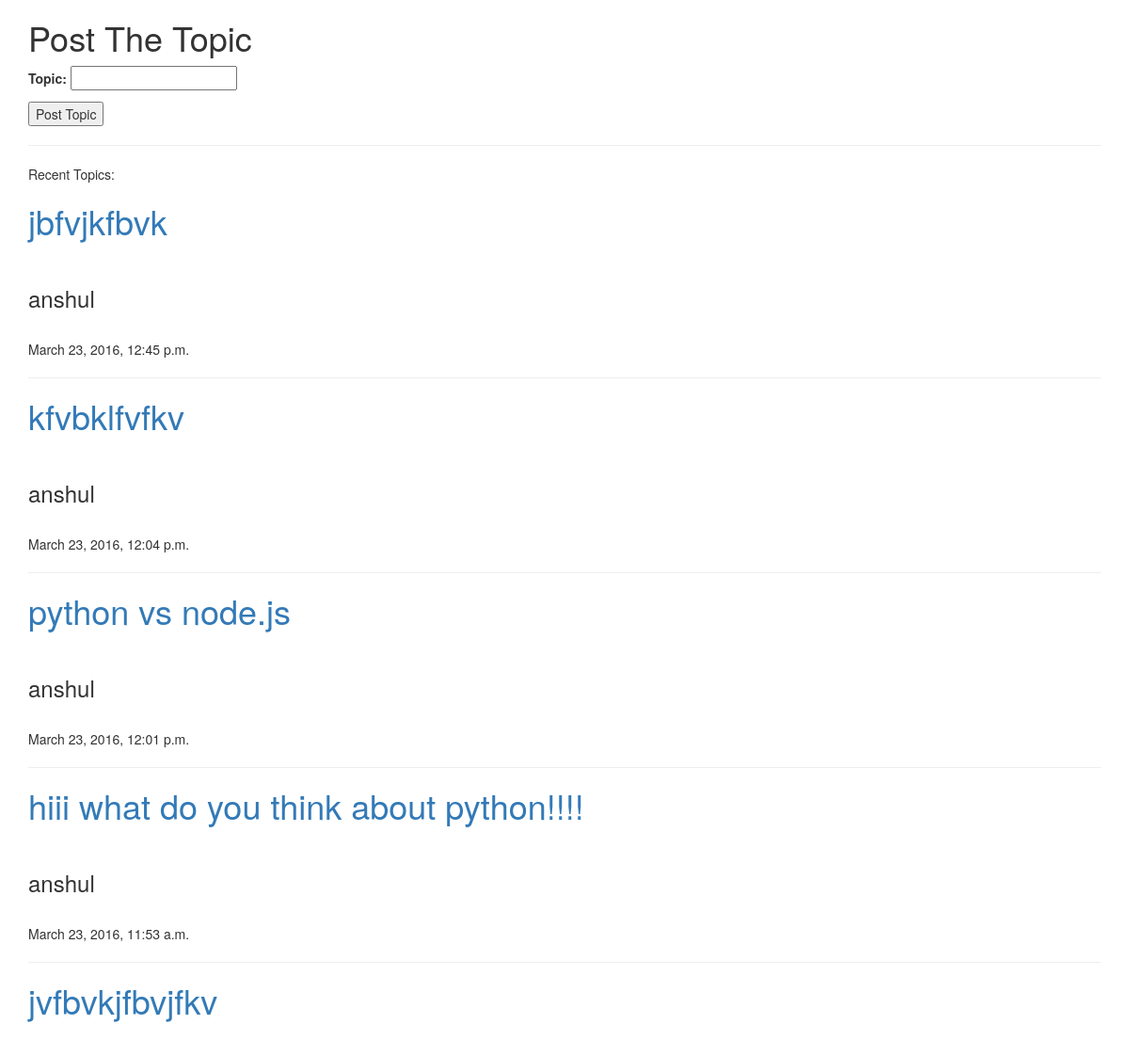
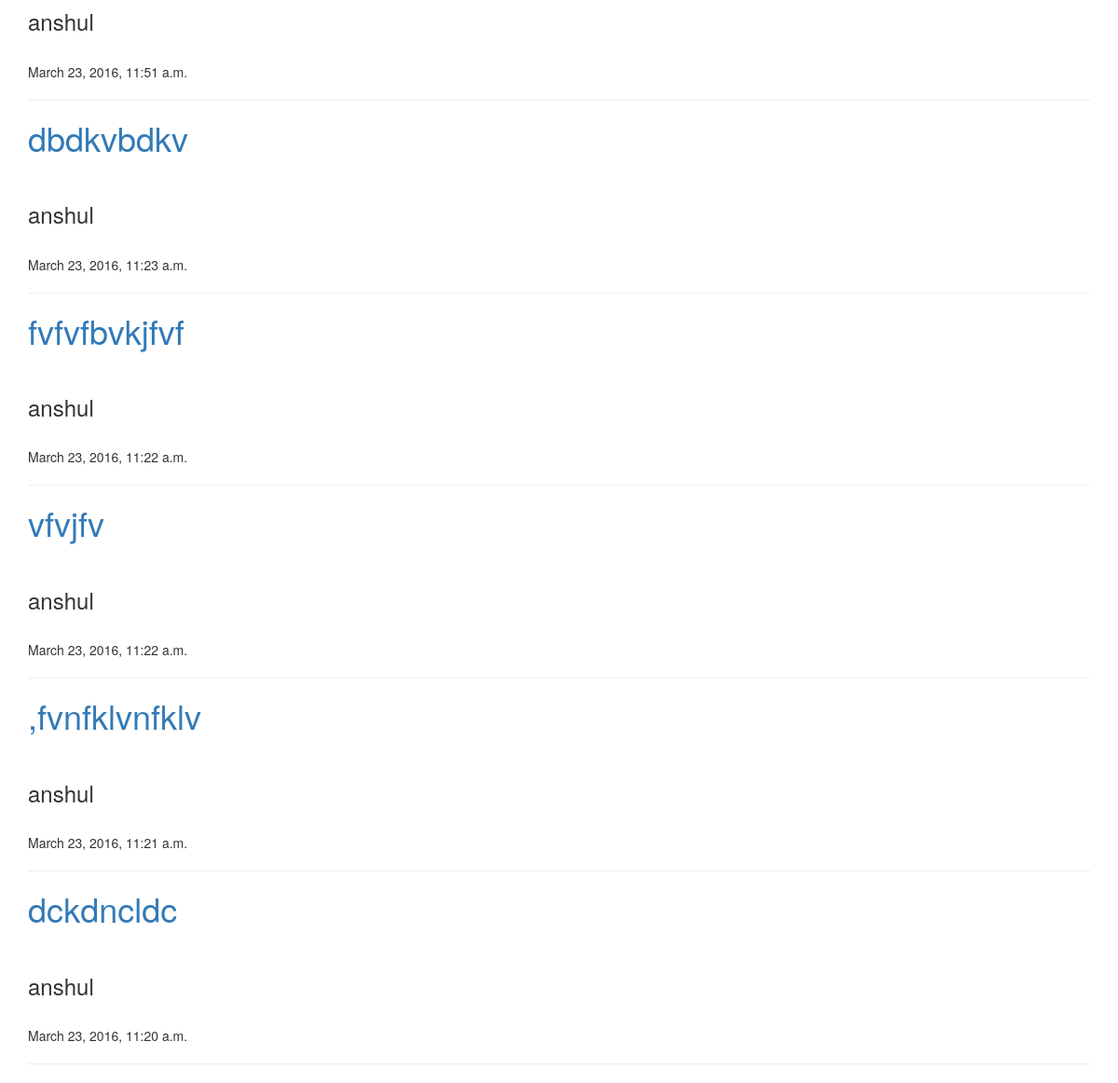
The page /postTopic/ (signed in) on the database as committed earlier (2 pictures, top to bottom).
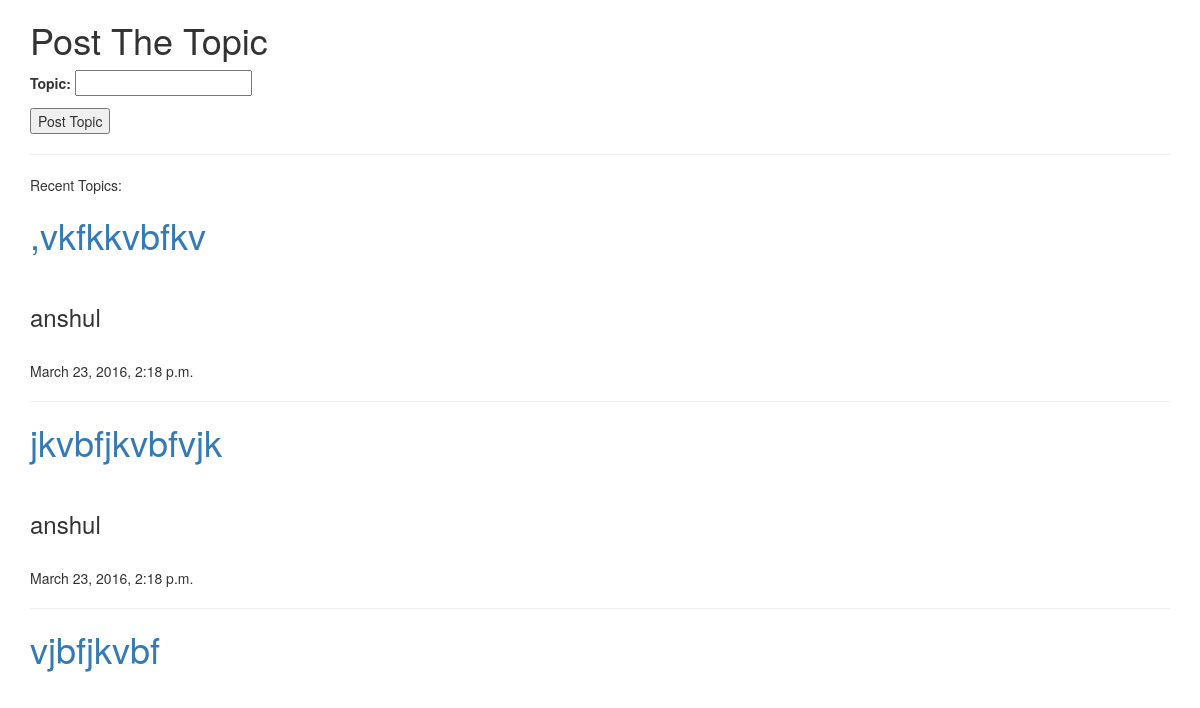
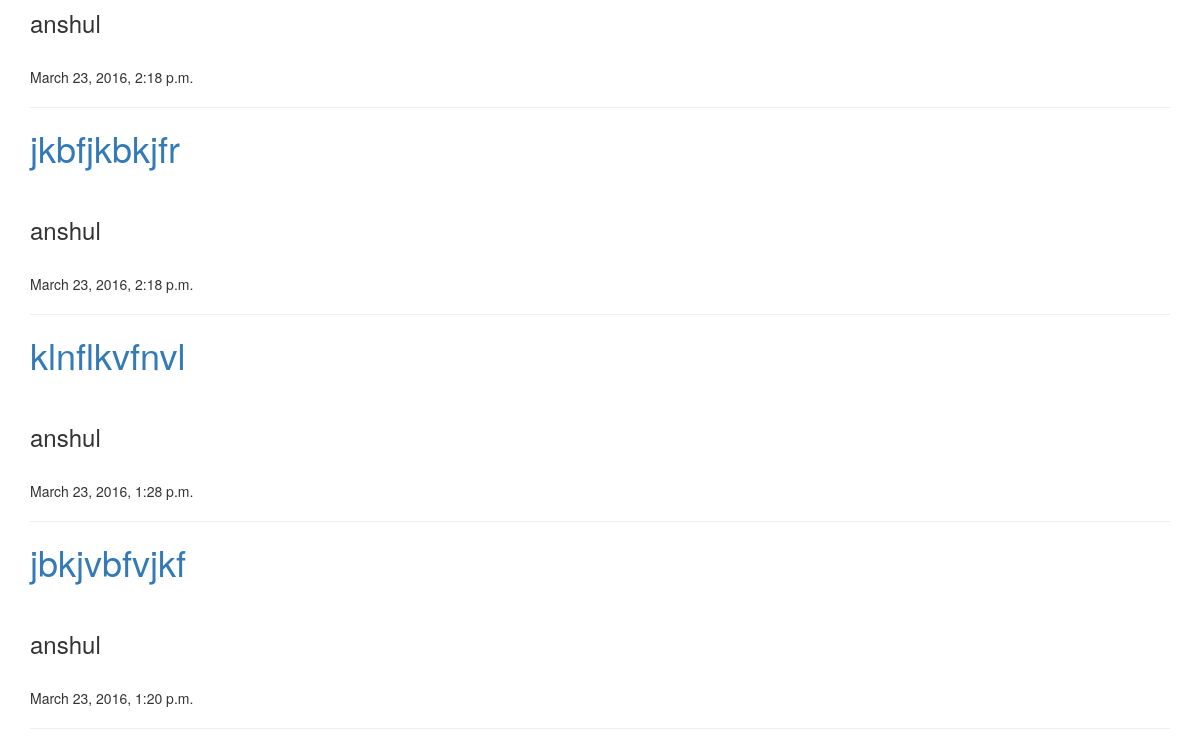
The same page on the database as committed later (2 pictures, top to bottom).
### app/models.py (models this page shows)
class DiscussionTopic(models.Model):
    user = models.ForeignKey('UserInfo')     #user of the post just linking both the tables together
    topicText = models.CharField(max_length = 1000)
    timeStamp = models.DateTimeField()

class UserInfo(models.Model):
    fname = models.CharField(max_length = 200)
    lname = models.CharField(max_length = 200)
    username = models.CharField(max_length = 200,unique = True)
    password = models.CharField(max_length = 200)

### app/views.py (the view)
    def wrapper(request,*args,**kwargs):
        if 'uid' not in request.session.keys():
            return redirect('login')
        return func(request,*args,**kwargs)

### app/forms.py
class PostTopic(forms.ModelForm):
    topicText = forms.CharField(label = 'Topic')
    class Meta:
        model = DiscussionTopic
        fields = ('topicText',)

### app/views.py (called while the page is built)
def login_required(func):
    def wrapper(request,*args,**kwargs):
        if 'uid' not in request.session.keys():
            return redirect('login')
        return func(request,*args,**kwargs)
    return wrapper

@login_required
def postTopic(request):
    if request.method == 'POST':
        form = PostTopic(request.POST)
        if form.is_valid():
            post = form.save(commit = False)
            user = UserInfo.objects.get(username = request.session['username'])
            post.user = user
            post.topicText = request.POST['topicText']
            post.timeStamp = datetime.datetime.now() #change the time according to country
            post.save()
            return redirect('postTopic')
    else:
        form  = PostTopic()
        topics = DiscussionTopic.objects.all().order_by('-timeStamp');
    return render(request,'postTopic.html',{'form':form,'topics':topics})

### app/templates/postTopic.html
{% extends 'base.html' %}
{% block content %}
    <h1>Post The Topic</h1>
    <form method = 'POST' class='post-form'>{% csrf_token %}
        {{ form.as_p }}
    <input type='submit' name='sub' value='Post Topic' />
    </form>
    <hr/>
    Recent Topics:<br/>
    {% for topic in topics %}
        <h1><a href = "/topicDetails/{{ topic.id }}">{{ topic.topicText }}</a></h1><br/>
        <h3>{{ topic.user.username }}</h3><br/>
        {{ topic.timeStamp }}
        <hr/>
    {% endfor %}
{% endblock %}

Rows that differ between the two databases and show on the page:
removed DiscussionTopic: topicText "jbfvjkfbvk", user.username "anshul", timeStamp "March 23, 2016, 12:45 p.m."
removed DiscussionTopic: topicText "kfvbklfvfkv", user.username "anshul", timeStamp "March 23, 2016, 12:04 p.m."
removed DiscussionTopic: topicText "python vs node.js", user.username "anshul", timeStamp "March 23, 2016, 12:01 p.m."
removed DiscussionTopic: topicText "hiii what do you think about python!!!!", user.username "anshul", timeStamp "March 23, 2016, 11:53 a.m."
removed DiscussionTopic: topicText "jvfbvkjfbvjfkv", user.username "anshul", timeStamp "March 23, 2016, 11:51 a.m."
removed DiscussionTopic: topicText "dbdkvbdkv", user.username "anshul", timeStamp "March 23, 2016, 11:23 a.m."
removed DiscussionTopic: topicText "fvfvfbvkjfvf", user.username "anshul", timeStamp "March 23, 2016, 11:22 a.m."
removed DiscussionTopic: topicText "vfvjfv", user.username "anshul", timeStamp "March 23, 2016, 11:22 a.m."
removed DiscussionTopic: topicText ",fvnfklvnfklv", user.username "anshul", timeStamp "March 23, 2016, 11:21 a.m."
removed DiscussionTopic: topicText "dckdncldc", user.username "anshul", timeStamp "March 23, 2016, 11:20 a.m."
added DiscussionTopic: topicText ",vkfkkvbfkv", user.username "anshul", timeStamp "March 23, 2016, 2:18 p.m."
added DiscussionTopic: topicText "jkvbfjkvbfvjk", user.username "anshul", timeStamp "March 23, 2016, 2:18 p.m."
added DiscussionTopic: topicText "vjbfjkvbf", user.username "anshul", timeStamp "March 23, 2016, 2:18 p.m."
added DiscussionTopic: topicText "jkbfjkbkjfr", user.username "anshul", timeStamp "March 23, 2016, 2:18 p.m."
added DiscussionTopic: topicText "klnflkvfnvl", user.username "anshul", timeStamp "March 23, 2016, 1:28 p.m."
added DiscussionTopic: topicText "jbkjvbfvjkf", user.username "anshul", timeStamp "March 23, 2016, 1:20 p.m."
